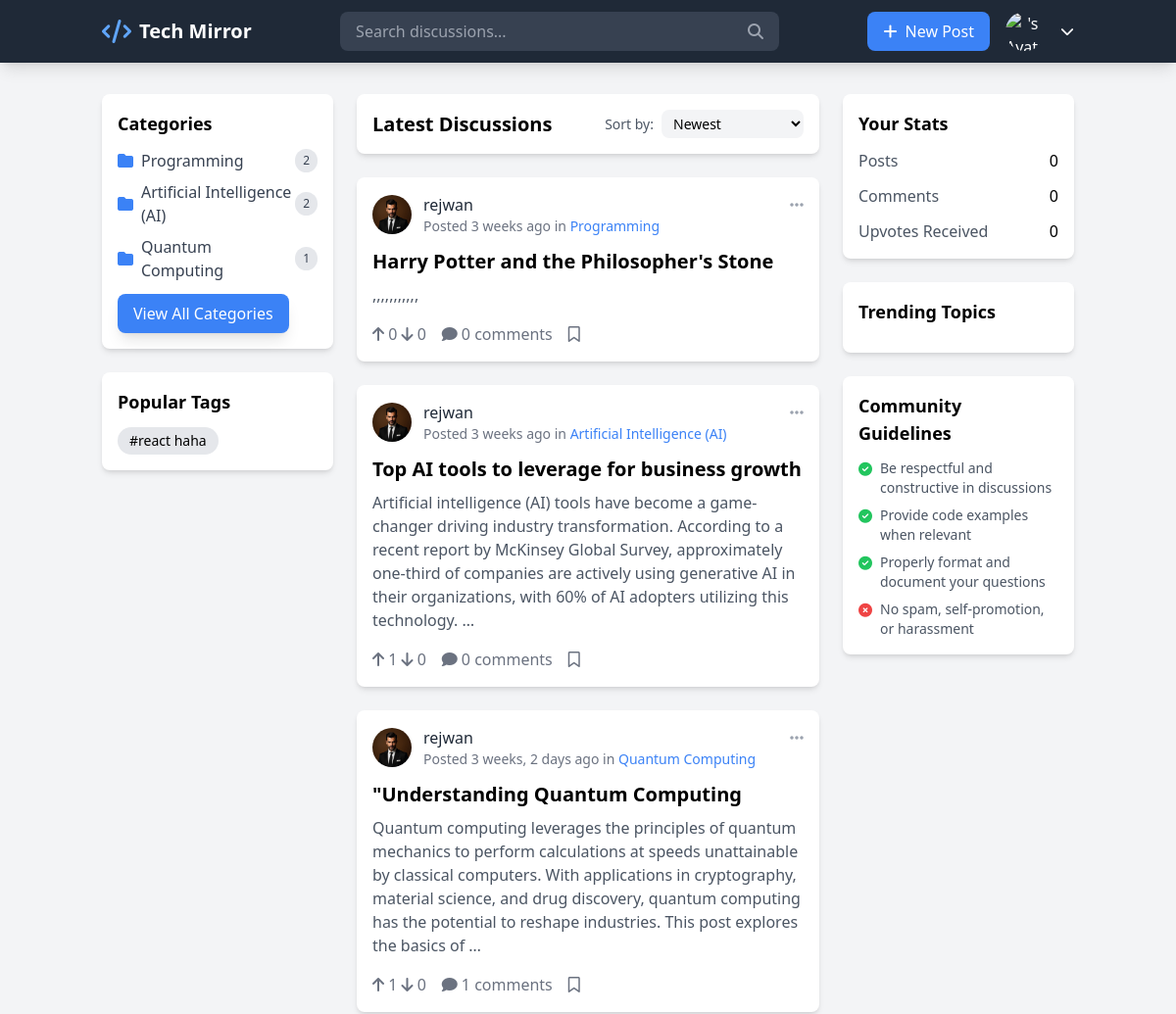
The app's page / (upper part), older data.
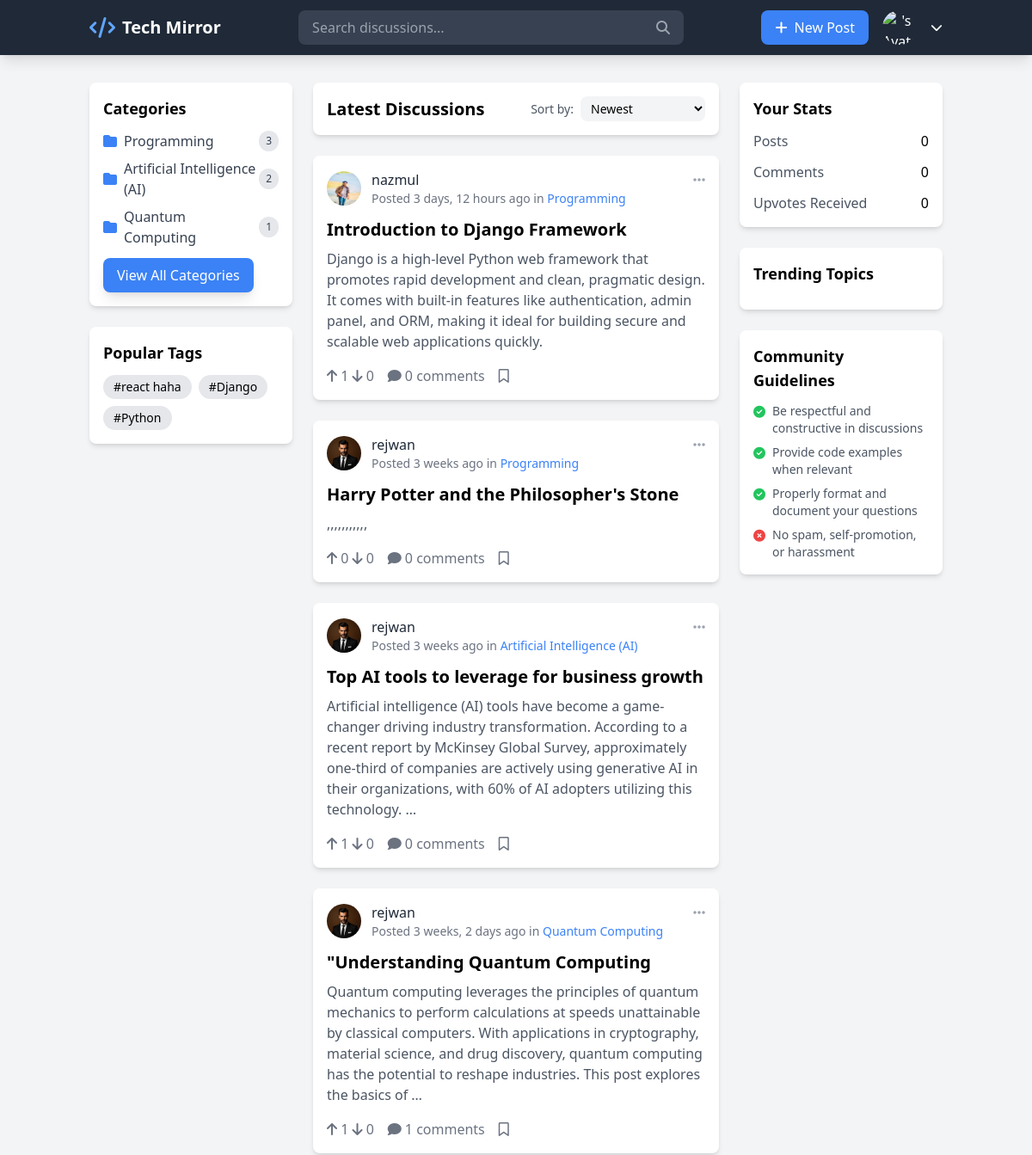
The same page, newer data.
### forumapp/models.py (models this page shows, shortened)
class Category(models.Model):
    name = models.CharField(max_length=100, unique=True)

class Post(models.Model):
    title = models.CharField(max_length=255)
    content = models.TextField()
    author = models.ForeignKey(User, on_delete=models.CASCADE)
    tags = models.CharField(max_length=255, blank=True, default="")
    created_at = models.DateTimeField(auto_now_add=True)
    category = models.ForeignKey(Category, on_delete=models.SET_NULL, null=True)
    views = models.IntegerField(default=0)

class UserProfile(models.Model):
    user = models.OneToOneField(User, on_delete=models.CASCADE, related_name="profile")
    avatar = models.ImageField(upload_to='avatars/', validators=[validate_image_format], default='avatars/default.jpg')
    bio = models.TextField(blank=True, null=True)
    activity_score = models.IntegerField(default=0)
    created_at = models.DateTimeField(auto_now_add=True)

### forumapp/views.py (the view)
# urls.py: path('',views.homepage, name='homepage'),
def homepage(request):
    posts = Post.objects.annotate(
        upvotes=Count('votes', filter=Q(votes__value=1)),
        downvotes=Count('votes', filter=Q(votes__value=-1))
    ).select_related('author', 'category').prefetch_related('comments').order_by('-id')
    categories = Category.objects.annotate(post_count=Count('post')).order_by('-post_count')
    if request.user.is_authenticated:
        user_bookmarks = Bookmark.objects.filter(user=request.user).values_list('post_id', flat=True)
        post_count = Post.objects.filter(author=request.user).count()
        comment_count = Comment.objects.filter(user=request.user).count()
        upvotes_received = Vote.objects.filter(post__author=request.user, value=Vote.UPVOTE).count()
    else:
        user_bookmarks = []  # empty list for anonymous users
        post_count = 0
        comment_count = 0
        upvotes_received = 0
    tags = Post.objects.values_list('tags', flat=True)
    unique_tags = set(tag.strip() for tag_list in tags for tag in tag_list.split(',') if tag.strip())
    return render(request, 'dashboard.html', {
        'posts': posts,
        'categories': categories,
        'tags': unique_tags,
        'post_count': post_count,
        'comment_count': comment_count,
        'upvotes_received': upvotes_received,
        'user_bookmarks': user_bookmarks,
    })

### templates/dashboard.html (shortened to what the changed rows need)
<!DOCTYPE html>
<html lang="en">
<head>
    <script src="https://cdn.tailwindcss.com"></script>
    <link rel="stylesheet" href="https://cdnjs.cloudflare.com/ajax/libs/font-awesome/6.4.0/css/all.min.css">
</head>
<body class="bg-gray-100 min-h-screen">
    <div class="container mx-auto px-4 py-8">
        <div class="flex flex-col md:flex-row gap-6">
                <div class="md:w-1/4">
                    <div class="bg-white rounded-lg shadow-md p-4 mb-6">
                        <ul class="space-y-2">
                            {% for category in categories|slice:":3" %}
                            <li>
                                <a href="{% url 'category_posts' category.id %}" class="flex items-center text-gray-700 hover:text-blue-500">
                                    <i class="fas fa-folder mr-2 text-blue-500"></i>
                                    <span>{{ category.name }}</span>
                                    <span class="ml-auto bg-gray-200 text-gray-700 px-2 py-1 text-xs rounded-full">{{ category.post_count }}</span>
                                </a>
                            </li>
                            {% endfor %}
                        </ul>
                    </div>
                    <div class="bg-white rounded-lg shadow-md p-4">
                        <div class="flex flex-wrap gap-2">
                            {% for tag in tags %}
                            <a href="#" class="bg-gray-200 hover:bg-gray-300 px-3 py-1 rounded-full text-sm">#{{ tag }}</a>
                            {% empty %}
                            <span>No tags available</span>
                            {% endfor %}
                        </div>
                    </div>
                </div>
            <div class="md:w-2/4">
                <div class="bg-white rounded-lg shadow-md p-4 mb-6">
                    <div class="flex justify-between items-center">
                        <h2 class="text-xl font-bold">Latest Discussions</h2>
                    </div>
                </div>
                <div class="space-y-6">
                    {% for post in posts %}
                    <div class="bg-white rounded-lg shadow-md overflow-hidden mb-6">
                        <div class="p-4">
                            <div class="flex justify-between items-start">
                                <div class="flex items-center space-x-3">
                                    <img src="{{ post.author.profile.avatar.url }}"
                                        alt="{{ post.author.username }}'s Avatar" class="w-10 h-10 rounded-full">
                                    <div>
                                        <a href="#" class="font-medium text-gray-800 hover:text-blue-500">{{ post.author.username }}</a>
                                        <p class="text-gray-500 text-sm">Posted {{ post.created_at|timesince }} ago in
                                            <a href="#" class="text-blue-500 hover:underline">{{ post.category.name }}</a>
                                        </p>
                                    </div>
                                </div>
                                <div class="text-gray-400 hover:text-gray-600 cursor-pointer">
                                    <i class="fas fa-ellipsis-h"></i>
                                </div>
                            </div>
                            <h3 class="text-xl font-bold mt-3 mb-2">
                                <a href="{% url 'post-detail' post.id %}" class="hover:text-blue-500">{{ post.title }}</a>
                            </h3>
                            <p class="text-gray-600 mb-4">{{ post.content|truncatewords:40 }}</p>
                            <div class="flex items-center space-x-4">
                                <form method="post" action="{% url 'vote_post' post.id %}">
                                    <button type="submit" name="value" value="1" class="text-gray-500 hover:text-blue-500">
                                        <i class="fas fa-arrow-up"></i> {{ post.upvotes }}
                                    </button>
                                    <button type="submit" name="value" value="-1" class="text-gray-500 hover:text-red-500">
                                        <i class="fas fa-arrow-down"></i> {{ post.downvotes }}
                                    </button>
                                </form>
                                <a href="{% url 'post-detail' post.id %}"
                                    class="flex items-center space-x-1 text-gray-500 hover:text-blue-500">
                                    <i class="fas fa-comment"></i>
                                    <span>{{ post.comments.count }} comments</span>
                                </a>
                                <form method="post" action="{% url 'bookmark-post' post.id %}" class="bookmark-form" data-post-id="{{ post.id }}">
                                    <button type="button" class="bookmark-btn flex items-center space-x-1 text-gray-500 hover:text-yellow-500">
                                        <i class="far fa-bookmark {% if post.id in user_bookmarks %}fas text-yellow-500{% else %}far{% endif %}"></i>
                                    </button>
                                </form>
                            </div>
                        </div>
                    </div>
                    {% empty %}
                    <p>No posts available.</p>
                    {% endfor %}
                </div>
            </div>
        </div>
    </div>
</body>
</html>

Row changes from the older to the newer data that the page shows:
computed for Category "Programming": post_count "2" → "3"
added Post: author.profile.avatar (placeholder picture), author.username "nazmul", created_at "3 days, 12 hours", category.name "Programming", title "Introduction to Django Framework", content "Django is a high-level Python web framework that promotes rapid development and clean, pragmatic design. It comes with built-in features like authentication, admin panel, and ORM, making it ideal for building secure and scalable web applications quickly.", upvotes "1", downvotes "0", comments.count "0"
Text that changed along with them:
new list line: "# Django"
new list line: "# Python"
